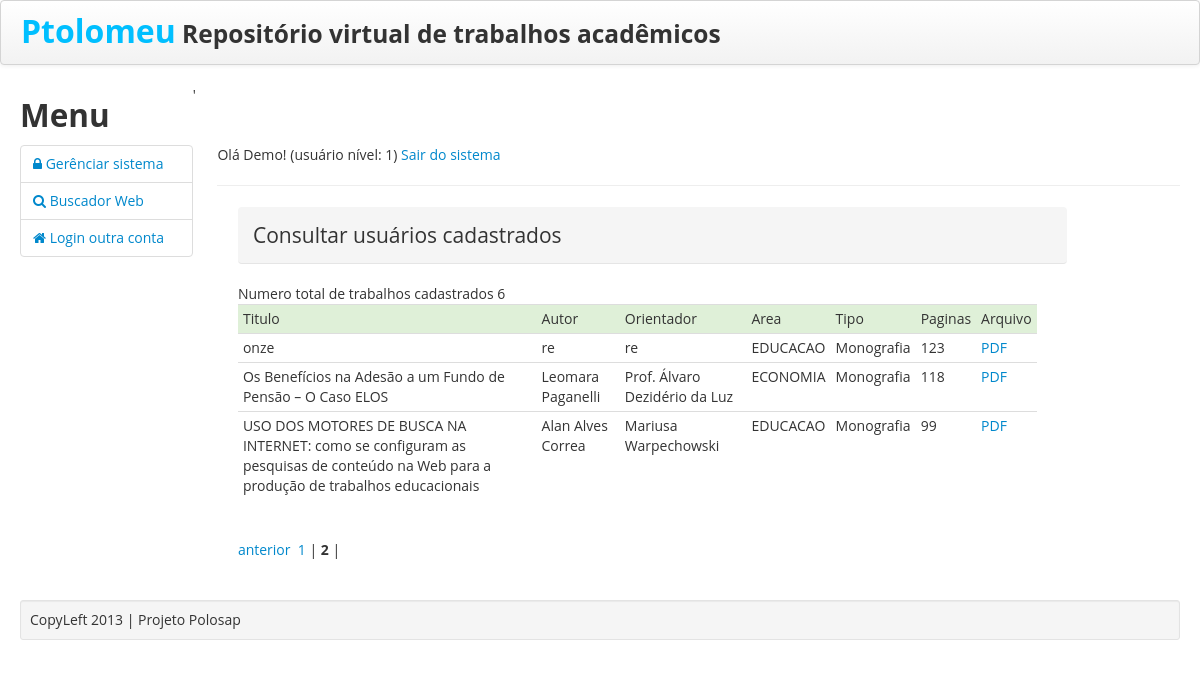
Page /trabalhoConsultar.php?pagina=2 (signed in) on the committed database.
### tables this page shows
CREATE TABLE IF NOT EXISTS `trabalho_academico` (
  `id` int(11) NOT NULL AUTO_INCREMENT,
  `titulo` text NOT NULL,
  `tipo` varchar(50) DEFAULT NULL,
  `resumo` text,
  `abstract` text,
  `numero_paginas` int(11) DEFAULT NULL,
  `data` date DEFAULT NULL,
  `local_pdf` text,
  `palavras_chave` text NOT NULL,
  `area` varchar(150) NOT NULL,
  `autor` varchar(200) NOT NULL,
  `instituicao` varchar(200) NOT NULL,
  `orientador` varchar(200) NOT NULL,
  `ativo` int(11) NOT NULL,
  PRIMARY KEY (`id`)
);

### trabalhoConsultar.php (the view, shortened to what this page needs)
<?php
require 'html.class.php';
?>
<!DOCTYPE html>
<html>
    <head>
    </head>
    <body>
        <div class="container-fluid">
            <div class="row-fluid">
                <br>
                <br>
                <br>
                <div class="span10">
                    <div class="span10">
                        <legend class="breadcrumb">Consultar usuários cadastrados</legend>
                        <?php
                        $campos_query = "*";
                        $final_query = "FROM trabalho_academico ORDER BY titulo ASC";
                        $maximo = 3;
                        $pagina = $_GET["pagina"];
                        $inicio = $pagina - 1;
                        $inicio = $maximo * $inicio;
                        $strCount = "SELECT COUNT(*) AS 'num_registros' $final_query";
                        $query = mysql_query($strCount);
                        $row = mysql_fetch_array($query);
                        $total = $row["num_registros"];
                        $sql = mysql_query("SELECT $campos_query $final_query LIMIT $inicio,$maximo");
                        echo 'Numero total de trabalhos cadastrados ' . $total . '<br>';
                        echo "<table class='table table-condensed'>
                        <tr class='success'>
                            <td>Titulo</td>
                            <td>Autor</td>
                            <td>Orientador</td>
                            <td>Area</td>
                            <td>Tipo</td>
                            <td>Paginas</td>
                            <td>Arquivo</td>
                        </tr>";
                        while ($linha = mysql_fetch_object($sql)) {
                            echo "<tr><td>" . $linha->titulo .
                            "</td><td>" . $linha->autor .
                            "</td><td>" . $linha->orientador .
                            "</td><td>" . $linha->area .
                            "</td><td>" . $linha->tipo .
                            "</td><td>" . $linha->numero_paginas .
                            "</td><td><a href=\" $linha->local_pdf\" target='_blank' >PDF</a>";
                        }
                        echo "</table>";
                        $menos = $pagina - 1;
                        $pgs = ceil($total / $maximo);
                        if ($pgs > 1) {
                            echo "<br />";
                            if ($menos > 0) {
                                echo "<a href=" . $_SERVER['PHP_SELF'] . "?pagina=$menos>anterior</a>&nbsp; ";
                            }
                            for ($i = 1; $i <= $pgs; $i++) {
                                if ($i != $pagina) {
                                    echo " <a href=" . $_SERVER['PHP_SELF'] . "?pagina=" . ($i) . ">$i</a> | ";
                                } else {
                                    echo " <strong>" . $i . "</strong> | ";
                                }
                            }
                        }
                        ?>
                    </div>
                </div>
            </div>
            <br>
            <br>
        </div>
</body>
</html>

### css/style.css (style rules this page uses)
body { font-family: 'Open Sans', sans-serif; -webkit-font-smoothing: antialiased; }

### rows in the picture
trabalho_academico: titulo "onze", autor "re", orientador "re", area "EDUCACAO", tipo "Monografia", numero_paginas "123"
trabalho_academico: titulo "Os Benefícios na Adesão a um Fundo de Pensão – O Caso ELOS", autor "Leomara Paganelli", orientador "Prof. Álvaro Dezidério da Luz", area "ECONOMIA", tipo "Monografia", numero_paginas "118"
trabalho_academico: titulo "USO DOS MOTORES DE BUSCA NA INTERNET: como se configuram as pesquisas de conteúdo na Web para a produção de trabalhos educacionais", autor "Alan Alves Correa", orientador "Mariusa Warpechowski", area "EDUCACAO", tipo "Monografia", numero_paginas "99"

### other values in the picture
$_SESSION['UsuarioNome'] "Demo"
$_SESSION['UsuarioNivel'] "1"
$total "6"
